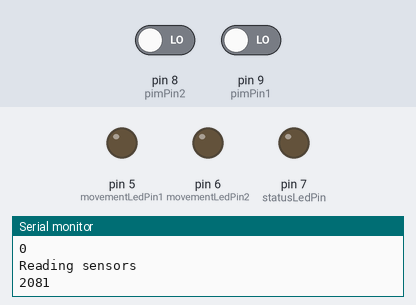
The sketch below on a simulated Arduino Uno, built with avr-gcc and run on an emulated ATmega328P. Parts: output pins drawn as LEDs (lit = HIGH), the last lines printed to the serial monitor. Inputs (shaded band) come from the test bench; at power-on: pin 8 (pimPin2) LOW, pin 9 (pimPin1) LOW. WiFi joins after 1.5 s; servers stay silent unless stated; uploads are accepted with an empty reply; the local clock reads 2024-03-15 10:24:30 at power-on unless the sketch sets it.

Above: at 3.2 s.
3.3 s: pin 8 (pimPin2) driven HIGH
At 4.9 s:
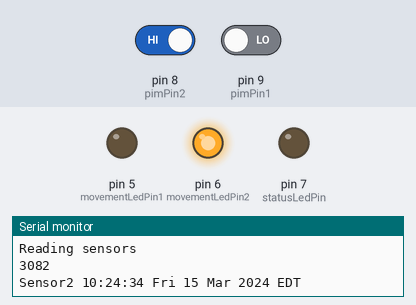
5.5 s: pin 9 (pimPin1) driven HIGH
At 7.3 s:
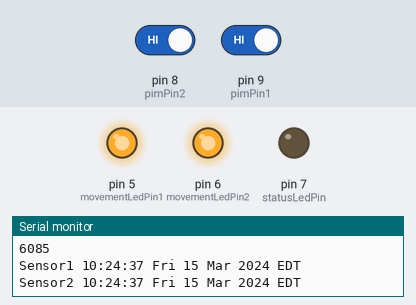
7.6 s: pin 8 (pimPin2) driven LOW
At 9.3 s:
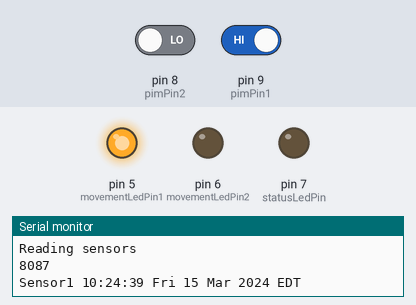
11.0 s: pin 9 (pimPin1) driven LOW
At 11.4 s:
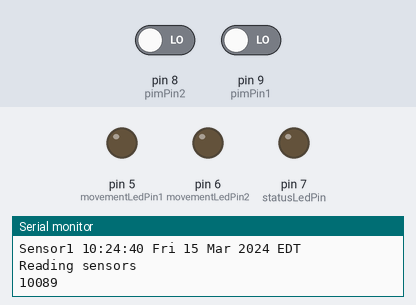
Timing chart, 0 to 14.0 s (numbered marks = the images above; inputs shaded):
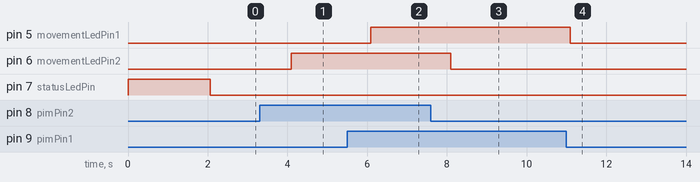

The sketch:

FixedIpPimServer.ino
```cpp
/*
 works only on Arduino 1.0.X
 Based om Web server by by Tom Igoe
 Based on ChatServer example by David A. Mellis
 Based on Web Server well structured. by Alessandro Calzavara, alessandro(dot)calzavara(at)gmail(dot)com
 */

#include <SPI.h>
#include <Ethernet.h>
#include <EthernetUdp.h>

#include <Time.h>
#include <Timezone.h>    //https://github.com/JChristensen/Timezone
#include <string.h>

/**********************************************************************************************************************
*                                   Network definitions
***********************************************************************************************************************/

// Enter a MAC address and IP address for your controller below.
// The IP address will be dependent on your local network.
// gateway and subnet are optional:
// use this for final version (is configured for the the ethernet port donwstairs)
byte mac[] = {  0x00, 0xFE, 0xFE, 0xFE, 0xAA, 0x01 };

// this one is just for testing
//byte mac[] = { 0xDE, 0xAD, 0xBE, 0xEF, 0xFE, 0xED };

IPAddress ip(18,139,1, 86);
IPAddress gateway(18,139,0, 1);
IPAddress subnet(255, 255, 0, 0);
IPAddress dnsAddress(18,71,0,151);

// telnet defaults to port 23
EthernetServer server(80);

// A UDP instance to let us send and receive packets over UDP. Needed for NTP
EthernetUDP Udp;

/**********************************************************************************************************************
*                                   Memory space for string management and setup WebServer service
***********************************************************************************************************************/

// For sending HTML to the client
#define STRING_BUFFER_SIZE 128
char buffer[STRING_BUFFER_SIZE];

// to store data from HTTP request
#define STRING_LOAD_SIZE 128
char load[STRING_LOAD_SIZE];

// POST and GET variables
#define STRING_VARS_SIZE 128
char vars[STRING_VARS_SIZE];

/**********************************************************************************************************************
*                                        define HTTP return structure ID for parsing HTTP header request
***********************************************************************************************************************/
struct HTTP_DEF {
  int pages;
  char vars[STRING_VARS_SIZE]; //size needs to match the global variable 'vars' otherwise program crashes due to index overrun
} ;


/**********************************************************************************************************************
*                                   NTP and time definitions
***********************************************************************************************************************/

unsigned int localPort = 8888;      // local port to listen for UDP packets

IPAddress timeServer(18, 7 ,33 , 13); // time.mit.edu
//IPAddress timeServer(132, 163, 4, 101); // time-a.timefreq.bldrdoc.gov NTP server
// IPAddress timeServer(132, 163, 4, 102); // time-b.timefreq.bldrdoc.gov NTP server
// IPAddress timeServer(132, 163, 4, 103); // time-c.timefreq.bldrdoc.gov NTP server

const int NTP_PACKET_SIZE= 48; // NTP time stamp is in the first 48 bytes of the message

byte packetBuffer[ NTP_PACKET_SIZE]; //buffer to hold incoming and outgoing packets

//US Eastern Time Zone (New York, Detroit)
TimeChangeRule myDST = {"EDT", Second, Sun, Mar, 2, -240};    //Daylight time = UTC - 4 hours
TimeChangeRule mySTD = {"EST", First, Sun, Nov, 2, -300};     //Standard time = UTC - 5 hours
Timezone myTZ(myDST, mySTD);
TimeChangeRule *tcr;        //pointer to the time change rule, use to get TZ abbrev

const  long timeZoneOffset = 0L; // set this to the offset in seconds to your local time;


/**********************************************************************************************************************
*                                   input/output, variables
***********************************************************************************************************************/

// Pins used by ethernet shield - 10,11,12,13 and probably 4
// Pin names ending with2 are used by the second sensor
int pimPin1 = 9; // elliptical
int pimPin2 = 8; // treadmill
int statusLedPin = 7;
int movementLedPin1 = 5;
int movementLedPin2 = 6;

// global variables
int movement1 = 0;
int movement2 = 0;

// last movement time
time_t lastMovementTime1 = 0; // last time there was movment
time_t lastMovementTime2 = 0; // last time there was movment

// temp vars used for calcualtion (I think)
time_t utc = 0; //

long lastReadingTime = 0;

/**********************************************************************************************************************
*                                   Status update variables
***********************************************************************************************************************/
// client defs
EthernetClient client;
char serverName[] = "orenled-inno.media.mit.edu";

// how often to write status to the server
int UPDATE_INTERVAL = 15*1000; // update every 15 seconds

// last update time
unsigned long lastUpdateTime = 0; // last time we updated the server
unsigned long currentMillis = 0;

// activity counts for sensors (will be reset after every update to the server)
int activityCount1 = 0;
int activityCount2 = 0;

/**********************************************************************************************************************
*                                   Code
***********************************************************************************************************************/

void setup() {
  // Open serial communications and wait for port to open:
  Serial.begin(9600);

  // setup ports
  pinMode(pimPin1, INPUT);
  pinMode(movementLedPin1, OUTPUT);
  pinMode(pimPin2, INPUT);
  pinMode(movementLedPin2, OUTPUT);

  pinMode(statusLedPin, OUTPUT);

  digitalWrite(statusLedPin, HIGH);

  // this check is only needed on the Leonardo:
   while (!Serial) {
    ; // wait for serial port to connect. Needed for Leonardo only
  }

 /*
  // start the Ethernet connection:
  Serial.println("Trying to get an IP address using DHCP");
  if (Ethernet.begin(mac) == 0) {
    Serial.println("Failed to configure Ethernet using DHCP");
    //show error (and enter infinite loop...)
    blinkErrorInfi();
    // initialize the ethernet device not using DHCP:
    Ethernet.begin(mac, ip, gateway, subnet);
  }
*/

  // use fixed IP given by MIT
  Serial.println("Setting IP");
  // The original example doesn't provide the "dns". I'm
  // not sure how DNS is set here... but it seems to be working
  Ethernet.begin(mac, ip, dnsAddress, gateway, subnet);

  // give the Ethernet shield a second to initialize:
  delay(1000);

  // print your local IP address:
  Serial.print("My IP address: ");
  ip = Ethernet.localIP();
  for (byte thisByte = 0; thisByte < 4; thisByte++) {
    // print the value of each byte of the IP address:
    Serial.print(ip[thisByte], DEC);
    Serial.print(".");
  }
  Serial.println();

  // start listening for clients
  server.begin();

  // setup NTP stuff
  Udp.begin(localPort);

  // Get time set upped
  Serial.println("Setting time sync function");
  setSyncProvider(getNtpTime);  //set function to call when sync required
  while(timeStatus()== timeNotSet)
   ; // wait until the time is set by the sync provider
  Serial.println("Done setting time sync function");

  // finished init
  digitalWrite(statusLedPin, LOW);
  Serial.println("turned off led");
}

/*********************************************************************************************
Main loop
*********************************************************************************************/
void loop() {
   // perform a sensor reading no more than once a second.
  currentMillis = millis();
  if (currentMillis - lastReadingTime > 1000){
      Serial.println("Reading sensors");
        Serial.println(lastReadingTime);
      getData1();
      getData2();
      // timestamp the last time you got a reading:
      lastReadingTime = currentMillis;
  }

  // update every X seconds (most likely 15)
  if (currentMillis - lastUpdateTime > UPDATE_INTERVAL){
      Serial.println(lastUpdateTime);
      Serial.println("Updating server");

      // write data to server
      writeMovement(1,activityCount1);
      writeMovement(2,activityCount2);

      // update the last time we updated the server, and reset the counters
      lastUpdateTime = currentMillis;
      activityCount1 = 0;
      activityCount2 = 0;
  }

  // listen for incoming Ethernet connections:
  listenForEthernetClients();
}

/*********************************************************************************************
Read data from Sensor
*********************************************************************************************/
void getData1() {
  movement1 = digitalRead(pimPin1);

  if (movement1 == HIGH) {
    lastMovementTime1 = now();
    time_t local = myTZ.toLocal(lastMovementTime1, &tcr);
    Serial.print("Sensor1 ");
    printTime(local, tcr -> abbrev);
    activityCount1 = activityCount1 + 1;
    digitalWrite(movementLedPin1, HIGH);
  } else {
    digitalWrite(movementLedPin1, LOW);
  }

}

void getData2() {
  movement2 = digitalRead(pimPin2);

  if (movement2 == HIGH) {
    lastMovementTime2 = now();
    time_t local = myTZ.toLocal(lastMovementTime2, &tcr);
    Serial.print("Sensor2 ");
    printTime(local, tcr -> abbrev);
    activityCount2 = activityCount2 + 1;
    digitalWrite(movementLedPin2, HIGH);
  } else {
    digitalWrite(movementLedPin2, LOW);
  }
}
/**********************************************************************************************************************
*                                              Update movement in database
***********************************************************************************************************************/
void writeMovement(int sensorId, int count) {
  Serial.println("Lets try to write to web server");
   // if you get a connection, report back via serial:
  if (client.connect(serverName, 80)) {
    Serial.println("connected");
    // Make a HTTP request:
    client.print("GET /updateStat?sensorId=");
    client.print(sensorId);
    client.print("&activityCount=");
    client.print(count);
    client.println(" HTTP/1.1");
    client.print("Host: ");
    client.println(serverName);
    client.println("Connection: close");
    client.println();
  } else { //cant connect
        Serial.println("cant make HTTP request");
        blinkError(3);
  }

  if (client.connected()) {
    Serial.println("Disconnect");
    client.stop();	// DISCONNECT FROM THE SERVER
  }
}

/**********************************************************************************************************************
*                                              Answering clients
***********************************************************************************************************************/

// Provide data to clients
void listenForEthernetClients() {
  // listen for incoming clients
  EthernetClient client = server.available();
  if (client) {
    Serial.println("Got a client");

    // an http request ends with a blank line
    boolean currentLineIsBlank = true;
    while (client.connected()) {
      if (client.available()) {
        char c = client.read();
        // if you've gotten to the end of the line (received a newline
        // character) and the line is blank, the http request has ended,
        // so you can send a reply
        if (c == '\n' && currentLineIsBlank) {
          // send a standard http response header
          client.println("HTTP/1.0 200 OK\nServer: arduino\nCache-Control: no-store, no-cache, must-revalidate\nPragma: no-cache\nConnection: close\nContent-Type: text/html\n");
          client.println("<html><head><title>The Warehouse Gym status</title><style type=\"text/css\">table{border-collapse:collapse;}td{padding:0.25em 0.5em;border:0.5em solid #C8C8C8;}</style></head><body><h1>The Warehouse Gym status</h1>");
          client.println("<h2>Status</h2>");

          client.print("Elliptical trainer: Last movement detected at ");
          //this works outside the loop...
//          time_t local = myTZ.toLocal(lastMovementTime1, &tcr);
//          client.println(lastMovementTime1);
//          clientPrintTime(client,lastMovementTime1, tcr -> abbrev);

          //client.print(timeToString(local, tcr -> abbrev));// doesn't work
          time_t t = myTZ.toLocal(lastMovementTime1, &tcr);;
          client.print(sPrintI00(hour(t)));
          client.print(sPrintDigits(minute(t)));
          client.print(sPrintDigits(second(t)));
          client.print(" ");
          client.print(dayShortStr(weekday(t)));
          client.print(" ");
          client.print(sPrintI00(day(t)));
          client.print(" ");
          client.print(monthShortStr(month(t)));
          client.print(" ");
          client.print(year(t));
          client.print(" ");
      //    client.print(tz);


          client.println("<br><br>");


          client.print("Treadmill: Last movement detected at ");
          //client.println(lastMovementTime2);
          //this works outside the loop...
//          time_t local2 = myTZ.toLocal(lastMovementTime2, &tcr);
          //clientPrintTime(client,lastMovementTime2, tcr -> abbrev);

          //client.print(timeToString(local2, tcr -> abbrev));// doesn't work
//          client.print("DONE!");
          t = myTZ.toLocal(lastMovementTime2, &tcr);;
          client.print(sPrintI00(hour(t)));
          client.print(sPrintDigits(minute(t)));
          client.print(sPrintDigits(second(t)));
          client.print(" ");
          client.print(dayShortStr(weekday(t)));
          client.print(" ");
          client.print(sPrintI00(day(t)));
          client.print(" ");
          client.print(monthShortStr(month(t)));
          client.print(" ");
          client.print(year(t));
          client.print(" ");
      //    client.print(tz);


          client.println("</body></html>");
          break;
        }
        if (c == '\n') {
          // you're starting a new line
          currentLineIsBlank = true;
        }
        else if (c != '\r') {
          // you've gotten a character on the current line
          currentLineIsBlank = false;
        }
      }
      //Serial.println("done client");
    }
    // give the web browser time to receive the data
    delay(1);
    // close the connection:
    client.stop();
    Serial.println("Closed client");
  }
}

/**********************************************************************************************************************
*                                                              Misc
***********************************************************************************************************************/
// control status LED
void blinkError(int times) {
  // finished init
  for (int i=0; i < times; i++) {
    digitalWrite(statusLedPin, HIGH);
    delay(500);
    digitalWrite(statusLedPin, LOW);
    delay(500);
  }
}

// control status LED
void blinkErrorInfi() {
  // finished init
  while (1==1) {
    digitalWrite(statusLedPin, HIGH);
    delay(100);
    digitalWrite(statusLedPin, LOW);
    delay(100);
  }
}

/*********************************************************************************************
NTP and time zone
Sources:
* http://playground.arduino.cc/Code/time
* http://arduino.cc/en/Tutorial/UdpNtpClient
* http://forum.arduino.cc/index.php?topic=96891.0
*********************************************************************************************/

// send an NTP request to the time server at the given address
unsigned long sendNTPpacket(IPAddress& address)
{
  // set all bytes in the buffer to 0
  memset(packetBuffer, 0, NTP_PACKET_SIZE);
  // Initialize values needed to form NTP request
  // (see URL above for details on the packets)
  packetBuffer[0] = 0b11100011;   // LI, Version, Mode
  packetBuffer[1] = 0;     // Stratum, or type of clock
  packetBuffer[2] = 6;     // Polling Interval
  packetBuffer[3] = 0xEC;  // Peer Clock Precision
  // 8 bytes of zero for Root Delay & Root Dispersion
  packetBuffer[12]  = 49;
  packetBuffer[13]  = 0x4E;
  packetBuffer[14]  = 49;
  packetBuffer[15]  = 52;

  // all NTP fields have been given values, now
  // you can send a packet requesting a timestamp:
  Udp.beginPacket(address, 123); //NTP requests are to port 123
  Udp.write(packetBuffer,NTP_PACKET_SIZE);
  Udp.endPacket();
}

/*
void digitalClockDisplay(){
  // digital clock display of the time
  Serial.print(hour());
  printDigits(minute());
  printDigits(second());
  Serial.print(" ");
  Serial.print(day());
  Serial.print(" ");
  Serial.print(month());
  Serial.print(" ");
  Serial.print(year());
  Serial.println();
}

void printDigits(int digits){
  // utility function for digital clock display: prints preceding colon and leading 0
  Serial.print(":");
  if(digits < 10)
    Serial.print('0');
  Serial.print(digits);
}
*/

//Function to print time with time zone
void printTime(time_t t, char *tz)
{
    Serial.println(timeToString(t, tz));
}

String clientPrintTime(EthernetClient client, time_t t, char *tz) {
    client.print(sPrintI00(hour(t)));
    client.print(sPrintDigits(minute(t)));
    client.print(sPrintDigits(second(t)));
    client.print(" ");
    client.print(dayShortStr(weekday(t)));
    client.print(" ");
    client.print(sPrintI00(day(t)));
    client.print(" ");
    client.print(monthShortStr(month(t)));
    client.print(" ");
    client.print(year(t));
    client.print(" ");
    client.print(tz);

}

String timeToString(time_t t, char *tz) {
    String s = "";
    s = s + sPrintI00(hour(t));
    s = s + sPrintDigits(minute(t));
    s = s + sPrintDigits(second(t));
    s = s + " ";
    s = s + dayShortStr(weekday(t));
    s = s + " ";
    s = s + sPrintI00(day(t));
    s = s + " ";
    s = s + monthShortStr(month(t));
    s = s + " ";
    s = s + year(t);
    s = s + " ";
    s = s + tz;
  return s;
}

//Print an integer in "00" format (with leading zero).
//Input value assumed to be between 0 and 99.
String sPrintI00(int val)
{
    String s1 = "";
    if (val < 10) s1 = s1 + "0";
    s1 = s1 + val;
    return s1;
}

//Print an integer in ":00" format (with leading zero).
//Input value assumed to be between 0 and 99.
String sPrintDigits(int val)
{
    String s2 = "";
    s2=s2+":";
    if(val < 10) s2 = s2 + "0";
    s2= s2 + val;
    return s2;
}

unsigned long getNtpTime()
{
  sendNTPpacket(timeServer);
  delay(1000);

  Serial.println("Reading time from NTP server");
  unsigned long secsSince1900 = 0;
  unsigned long epoch = 0;
  if ( Udp.parsePacket() ) {
    // We've received a packet, read the data from it
    Udp.read(packetBuffer,NTP_PACKET_SIZE);  // read the packet into the buffer

    //the timestamp starts at byte 40 of the received packet and is four bytes,
    // or two words, long. First, esxtract the two words:

    unsigned long highWord = word(packetBuffer[40], packetBuffer[41]);
    unsigned long lowWord = word(packetBuffer[42], packetBuffer[43]);
    // combine the four bytes (two words) into a long integer
    // this is NTP time (seconds since Jan 1 1900):
    secsSince1900 = highWord << 16 | lowWord;
    Serial.print("Seconds since Jan 1 1900 = " );
    Serial.println(secsSince1900);

    // now convert NTP time into everyday time:
    Serial.print("Unix time = ");
    // Unix time starts on Jan 1 1970. In seconds, that's 2208988800:
    const unsigned long seventyYears = 2208988800UL;
    // subtract seventy years:
    epoch = secsSince1900 - seventyYears;
    // print Unix time:
    Serial.println(epoch);
  }

  if (secsSince1900 != 0) {
    return epoch;
  } else {
    Serial.println("Could not read time from NTP server!");
    blinkError(5);
    // will never get here. will keep blinking error
    return 0; // return 0 if unable to get the time
  }
}
```

Measured:
- after the input at 3.3 s, pin 6 (movementLedPin2): LOW → HIGH after 0.79 s
- after the input at 5.5 s, pin 5 (movementLedPin1): LOW → HIGH after 0.60 s
- after the input at 7.6 s, pin 6 (movementLedPin2): HIGH → LOW after 0.50 s
- after the input at 11.0 s, pin 5 (movementLedPin1): HIGH → LOW after 0.09 s
